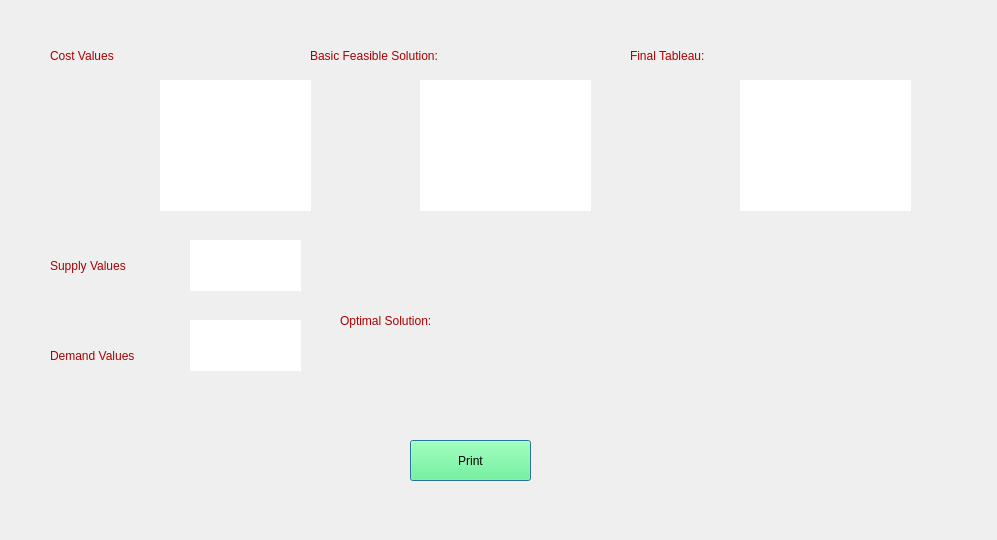
<?xml version="1.0" encoding="UTF-8"?>
<ui version="4.0">
 <class>Dialog</class>
 <widget class="QDialog" name="Dialog">
  <property name="geometry">
   <rect>
    <x>0</x>
    <y>0</y>
    <width>997</width>
    <height>540</height>
   </rect>
  </property>
  <property name="windowTitle">
   <string>Dialog</string>
  </property>
  <property name="styleSheet">
   <string notr="true">background-color: qconicalgradient(cx:0.5, cy:0.5, angle:0, stop:0 rgba(35, 40, 3, 255), stop:0.16 rgba(136, 106, 22, 255), stop:0.225 rgba(166, 140, 41, 255), stop:0.285 rgba(204, 181, 74, 255), stop:0.345 rgba(235, 219, 102, 255), stop:0.415 rgba(245, 236, 112, 255), stop:0.52 rgba(209, 190, 76, 255), stop:0.57 rgba(187, 156, 51, 255), stop:0.635 rgba(168, 142, 42, 255), stop:0.695 rgba(202, 174, 68, 255), stop:0.75 rgba(218, 202, 86, 255), stop:0.815 rgba(208, 187, 73, 255), stop:0.88 rgba(187, 156, 51, 255), stop:0.935 rgba(137, 108, 26, 255), stop:1 rgba(35, 40, 3, 255));</string>
  </property>
  <widget class="QLabel" name="lbl_feasible">
   <property name="geometry">
    <rect>
     <x>420</x>
     <y>80</y>
     <width>171</width>
     <height>131</height>
    </rect>
   </property>
   <property name="styleSheet">
    <string notr="true">color: rgb(0,0,0);
background-color: rgb(255, 255, 255);
font: 75 12pt &quot;Times New Roman&quot;;
font: 12pt &quot;Impact&quot;;</string>
   </property>
   <property name="text">
    <string/>
   </property>
  </widget>
  <widget class="QPushButton" name="btnPrint">
   <property name="geometry">
    <rect>
     <x>410</x>
     <y>440</y>
     <width>121</width>
     <height>41</height>
    </rect>
   </property>
   <property name="styleSheet">
    <string notr="true">background-color: rgb(85, 255, 127);
font: 75 12pt &quot;Candara&quot;;</string>
   </property>
   <property name="text">
    <string>Print</string>
   </property>
  </widget>
  <widget class="QLabel" name="lblcost">
   <property name="geometry">
    <rect>
     <x>160</x>
     <y>80</y>
     <width>151</width>
     <height>131</height>
    </rect>
   </property>
   <property name="styleSheet">
    <string notr="true">color: rgb(0,0,0);
background-color: rgb(255, 255, 255);
font: 75 12pt &quot;Times New Roman&quot;;
font: 12pt &quot;Impact&quot;;</string>
   </property>
   <property name="text">
    <string/>
   </property>
  </widget>
  <widget class="QLabel" name="lb_rows">
   <property name="geometry">
    <rect>
     <x>190</x>
     <y>320</y>
     <width>111</width>
     <height>51</height>
    </rect>
   </property>
   <property name="styleSheet">
    <string>color: rgb(0,0,0);
background-color: rgb(255, 255, 255);
font: 75 12pt &quot;Times New Roman&quot;;
font: 12pt &quot;Impact&quot;;</string>
   </property>
   <property name="text">
    <string/>
   </property>
  </widget>
  <widget class="QLabel" name="lb_Supply">
   <property name="geometry">
    <rect>
     <x>190</x>
     <y>240</y>
     <width>111</width>
     <height>51</height>
    </rect>
   </property>
   <property name="styleSheet">
    <string>color: rgb(0,0,0);
background-color: rgb(255, 255, 255);
font: 75 12pt &quot;Times New Roman&quot;;
font: 12pt &quot;Impact&quot;;</string>
   </property>
   <property name="text">
    <string/>
   </property>
  </widget>
  <widget class="QLabel" name="label">
   <property name="geometry">
    <rect>
     <x>50</x>
     <y>40</y>
     <width>141</width>
     <height>31</height>
    </rect>
   </property>
   <property name="styleSheet">
    <string notr="true">font: 75 14pt &quot;MS Shell Dlg 2&quot;;
color: rgb(170, 0, 0);</string>
   </property>
   <property name="text">
    <string>Cost Values</string>
   </property>
  </widget>
  <widget class="QLabel" name="label_2">
   <property name="geometry">
    <rect>
     <x>310</x>
     <y>40</y>
     <width>211</width>
     <height>31</height>
    </rect>
   </property>
   <property name="styleSheet">
    <string notr="true">font: 75 14pt &quot;MS Shell Dlg 2&quot;;
color: rgb(170, 0, 0);</string>
   </property>
   <property name="text">
    <string>Basic Feasible Solution:</string>
   </property>
  </widget>
  <widget class="QLabel" name="label_3">
   <property name="geometry">
    <rect>
     <x>50</x>
     <y>250</y>
     <width>131</width>
     <height>31</height>
    </rect>
   </property>
   <property name="styleSheet">
    <string notr="true">font: 75 14pt &quot;MS Shell Dlg 2&quot;;
color: rgb(170, 0, 0);</string>
   </property>
   <property name="text">
    <string>Supply Values</string>
   </property>
  </widget>
  <widget class="QLabel" name="label_4">
   <property name="geometry">
    <rect>
     <x>50</x>
     <y>340</y>
     <width>131</width>
     <height>31</height>
    </rect>
   </property>
   <property name="styleSheet">
    <string notr="true">font: 75 14pt &quot;MS Shell Dlg 2&quot;;
color: rgb(170, 0, 0);</string>
   </property>
   <property name="text">
    <string>Demand Values</string>
   </property>
  </widget>
  <widget class="QLabel" name="lbl_final_Tableau">
   <property name="geometry">
    <rect>
     <x>740</x>
     <y>80</y>
     <width>171</width>
     <height>131</height>
    </rect>
   </property>
   <property name="styleSheet">
    <string notr="true">color: rgb(0,0,0);
background-color: rgb(255, 255, 255);
font: 75 12pt &quot;Times New Roman&quot;;
font: 12pt &quot;Impact&quot;;</string>
   </property>
   <property name="text">
    <string/>
   </property>
  </widget>
  <widget class="QLabel" name="label_5">
   <property name="geometry">
    <rect>
     <x>630</x>
     <y>40</y>
     <width>141</width>
     <height>31</height>
    </rect>
   </property>
   <property name="styleSheet">
    <string notr="true">font: 75 14pt &quot;MS Shell Dlg 2&quot;;
color: rgb(170, 0, 0);</string>
   </property>
   <property name="text">
    <string>Final Tableau:</string>
   </property>
  </widget>
  <widget class="QLabel" name="label_6">
   <property name="geometry">
    <rect>
     <x>340</x>
     <y>300</y>
     <width>171</width>
     <height>41</height>
    </rect>
   </property>
   <property name="styleSheet">
    <string notr="true">font: 75 14pt &quot;MS Shell Dlg 2&quot;;
color: rgb(170, 0, 0);</string>
   </property>
   <property name="text">
    <string>Optimal Solution:</string>
   </property>
  </widget>
  <widget class="QLabel" name="lbl_Optimal">
   <property name="geometry">
    <rect>
     <x>530</x>
     <y>300</y>
     <width>381</width>
     <height>41</height>
    </rect>
   </property>
   <property name="styleSheet">
    <string notr="true">font: 75 12pt &quot;MS Shell Dlg 2&quot;;
color: rgb(0, 0, 127);</string>
   </property>
   <property name="text">
    <string/>
   </property>
  </widget>
 </widget>
 <resources/>
 <connections/>
</ui>
